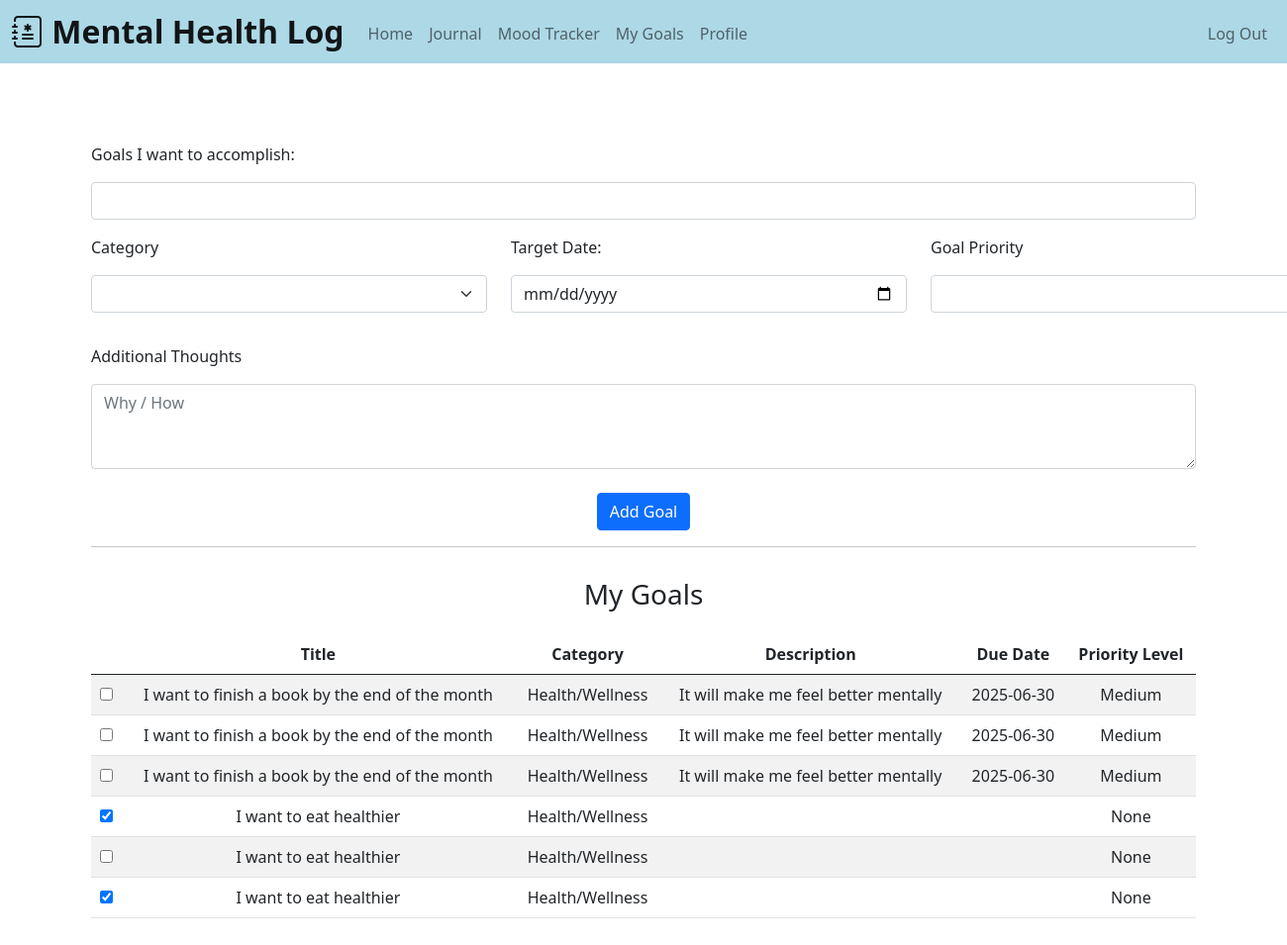
The page /goals (signed in) on the database its author committed.
### tables this page shows
CREATE TABLE goals (
        id INTEGER PRIMARY KEY,
        user_id INTEGER NOT NULL,
        goal_title TEXT NOT NULL,
        category TEXT NOT NULL,
        description TEXT,
        due_date DATE,
        priority TEXT CHECK (priority IN ('Low', 'Medium', 'High')) DEFAULT 'Medium',
        completed BOOLEAN DEFAULT 0,
        FOREIGN KEY (user_id) REFERENCES users(id)
    );

### app.py (the view, shortened to what this page needs)
@app.route("/goals", methods=["GET", "POST"])
@login_required
def goal_tracker():
    conn = db_connection()
    cur = conn.cursor()
    cur.execute("SELECT * FROM goals WHERE user_id = ?", (session["user_id"],))
    goals_data = cur.fetchall()
    conn.close()
    today = date.today()
    return render_template("goal.html", goals=goals_data, today=today, categories=CATEGORIES, priorities=PRIORITIES)

### helper.py (called while the page is built)
def db_connection():
    conn = sqlite3.connect('mental_health.db')
    conn.row_factory = sqlite3.Row
    return conn

def login_required(f):
    @wraps(f)
    def decorated_function(*args, **kwargs):
        if session.get("user_id") is None:
            return redirect("/login")
        return f(*args, **kwargs)
    return decorated_function

### templates/goal.html (shortened to what this page needs)
{% extends "layout.html" %}
{% block main %}
    <form action="/goals" method="post">
        <div class="am-1">Goals I want to accomplish:</div>
        <div class="mb-3">
            <input autocomplete="off" class="form-control" name="set_goals" type="text">
        </div>
        <div class="mb-3 d-flex justify-content gap-4">
            <div>
                <div class="am-1">Category</div>
                <select class="form-select mb-3 custom-width4" id="category" name="category">
                    <option disabled selected value=""></option>
                    {% for category in categories %}
                        <option value="{{ category }}">{{ category }}</option>
                    {% endfor %}
                </select>
            </div>
            <div>
                <div class="am-1">Target Date:</div>
                <input class="form-control mb-3 custom-width4" name="date" type="date" min="{{ today }}">
            </div>
            <div>
                <div class="am-1">Goal Priority</div>
                <select class="form-select mb-3 custom-width4" id="priority" name="priority">
                    <option disabled selected value=""></option>
                    {% for priority in priorities %}
                        <option value="{{ priority }}">{{ priority }}</option>
                    {% endfor %}
                </select>
            </div>
        </div>
        <div class="am-1">Additional Thoughts</div>
        <div class="mb-4">
            <textarea autocomplete="off" class="form-control" name="description" rows="3" placeholder="Why / How"></textarea>
        </div>
        <div class="text-end text-center">
            <button class="btn btn-primary" type="submit">Add Goal</button>
        </div>
    </form>
    <hr>
    <h3 style="padding-top: 15px; padding-bottom: 15px;">My Goals</h3>
    <table class="table table-striped">
        <thead>
            <tr>
                <th></th>
                <th>Title</th>
                <th>Category</th>
                <th>Description</th>
                <th>Due Date</th>
                <th>Priority Level</th>
            </tr>
        </thead>
        <tbody>
            {% for goal in goals %}
                <tr>
                    <td>
                        <form action="/complete_goal" method="post">
                            <input type="checkbox" name="completed" onchange="this.form.submit()" {% if goal['completed'] %}checked{% endif %}>
                        </form>
                    </td>
                    <td>{{ goal['goal_title'] }}</td>
                    <td>{{ goal['category'] }}</td>
                    <td>{{ goal['description'] }}</td>
                    <td>{{ goal['due_date'] }}</td>
                    <td>{{ goal['priority'] }}</td>
                </tr>
            {% endfor %}
        </tbody>
    </table>
{% endblock %}

### static/style.css (style rules this page uses)
.am-1 { text-align: left; margin-bottom: 1rem; }
.custom-width4 { width: 400px; }

### rows shown on the page
goals: goal_title "I want to finish a book by the end of the month", category "Health/Wellness", description "It will make me feel better mentally", due_date "2025-06-30", priority "Medium"
goals: goal_title "I want to finish a book by the end of the month", category "Health/Wellness", description "It will make me feel better mentally", due_date "2025-06-30", priority "Medium"
goals: goal_title "I want to finish a book by the end of the month", category "Health/Wellness", description "It will make me feel better mentally", due_date "2025-06-30", priority "Medium"
goals: completed "☑", goal_title "I want to eat healthier", category "Health/Wellness", priority "None"
goals: goal_title "I want to eat healthier", category "Health/Wellness", priority "None"
goals: completed "☑", goal_title "I want to eat healthier", category "Health/Wellness", priority "None"
